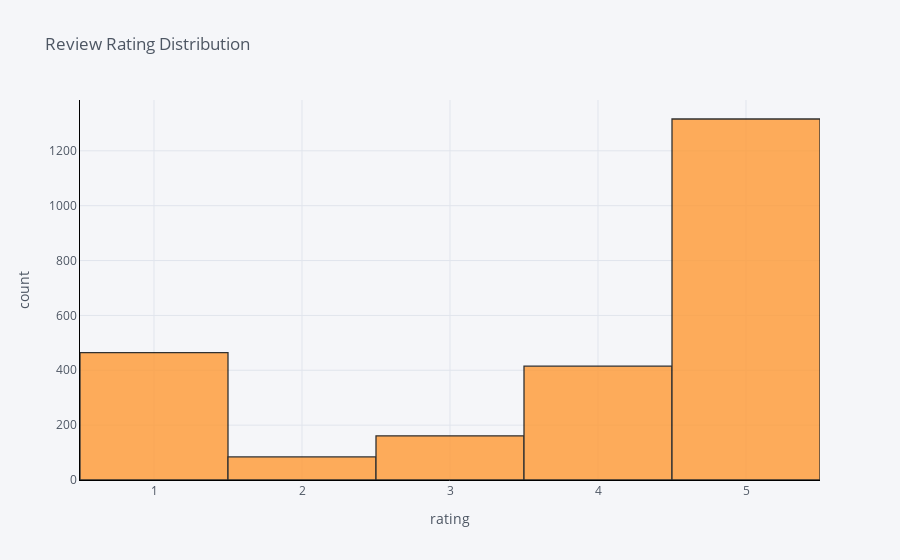

The cell this chart's notebook holds for it:
### Code cell
process_reviews['rating'].iplot(
    kind='hist',
    xTitle='rating',
    linecolor='black',
    yTitle='count',
    title='Review Rating Distribution')

### Figure 1 — Plotly figure (JSON) as saved in the notebook; plotly's stock layout.template omitted (floating-point values rounded to 4 significant figures; data arrays with more than 128 entries replaced by an {"elided": "..."} marker saying what was removed)
{"data": [{"histfunc": "count", "histnorm": "", "marker": {"color": "rgba(255, 153, 51, 1.0)", "line": {"color": "#000000", "width": 1.3}}, "name": "rating", "opacity": 0.8, "orientation": "v", "type": "histogram", "x": {"elided": "2440 int values"}}], "layout": {"barmode": "overlay", "legend": {"bgcolor": "#F5F6F9", "font": {"color": "#4D5663"}}, "paper_bgcolor": "#F5F6F9", "plot_bgcolor": "#F5F6F9", "title": {"font": {"color": "#4D5663"}, "text": "Review Rating Distribution"}, "xaxis": {"gridcolor": "#E1E5ED", "linecolor": "black", "showgrid": true, "tickfont": {"color": "#4D5663"}, "title": {"font": {"color": "#4D5663"}, "text": "rating"}, "zerolinecolor": "#E1E5ED"}, "yaxis": {"gridcolor": "#E1E5ED", "linecolor": "black", "showgrid": true, "tickfont": {"color": "#4D5663"}, "title": {"font": {"color": "#4D5663"}, "text": "count"}, "zerolinecolor": "#E1E5ED"}}}
